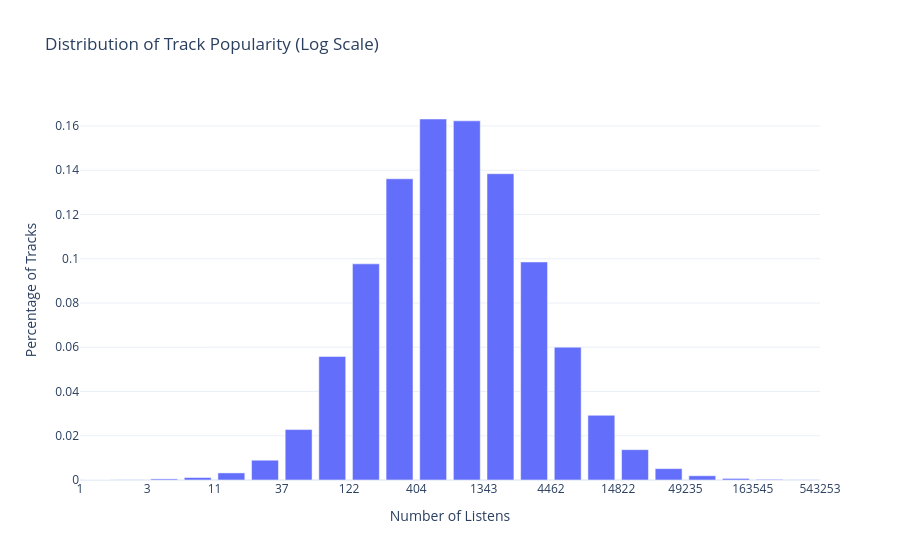

The code cell stored with this chart in its notebook:
### Code cell
data["track.14_listens"] = pd.to_numeric(data["track.14_listens"], errors='coerce')

fig, bins, hists = log_histogram(data_list=[data["track.14_listens"].dropna().values], names=["Listens"])

fig.update_layout(
    title="Distribution of Track Popularity (Log Scale)",
    xaxis_title="Number of Listens",
    yaxis_title="Percentage of Tracks",
    template="plotly_white" # Optional: makes it look a bit cleaner
)

### Figure 1 — Plotly figure (JSON) as saved in the notebook; plotly's stock layout.template omitted (floating-point values rounded to 4 significant figures)
{"data": [{"customdata": [[0.0, 0.8226], [0.8226, 2.322], [2.322, 5.054], [5.054, 10.03], [10.03, 19.11], [19.11, 35.65], [35.65, 65.8], [65.8, 120.7], [120.7, 220.9], [220.9, 403.4], [403.4, 736.1], [736.1, 1342.0], [1342.0, 2447.0], [2447.0, 4461.0], [4461.0, 8132.0], [8132.0, 14820.0], [14820.0, 27010.0], [27010.0, 49230.0], [49230.0, 89730.0], [89730.0, 163500.0], [163500.0, 298100.0], [298100.0, 543300.0]], "hovertemplate": "bin:%{customdata[0]:.3f} - %{customdata[1]:.3f}<br><b>Count(%):%{y:.3f}</b>", "name": "Listens", "type": "bar", "x": [0.3001, 0.9004, 1.501, 2.101, 2.701, 3.301, 3.902, 4.502, 5.102, 5.702, 6.303, 6.903, 7.503, 8.103, 8.704, 9.304, 9.904, 10.5, 11.1, 11.7, 12.3, 12.91], "y": [9.383e-06, 0.000122, 0.0005067, 0.001126, 0.003209, 0.008942, 0.0228, 0.05584, 0.09769, 0.1361, 0.1632, 0.1623, 0.1384, 0.09855, 0.06002, 0.02924, 0.01371, 0.005142, 0.001914, 0.0007131, 0.0003096, 0.000122]}], "layout": {"title": {"text": "Distribution of Track Popularity (Log Scale)"}, "xaxis": {"tickmode": "array", "ticktext": [1.0, 3.0, 11.0, 37.0, 122.0, 404.0, 1343.0, 4462.0, 14820.0, 49240.0, 163500.0, 543300.0], "tickvals": [0.0, 1.2, 2.401, 3.601, 4.802, 6.002, 7.203, 8.403, 9.604, 10.8, 12.0, 13.21], "title": {"text": "Number of Listens"}}, "yaxis": {"title": {"text": "Percentage of Tracks"}}}}
